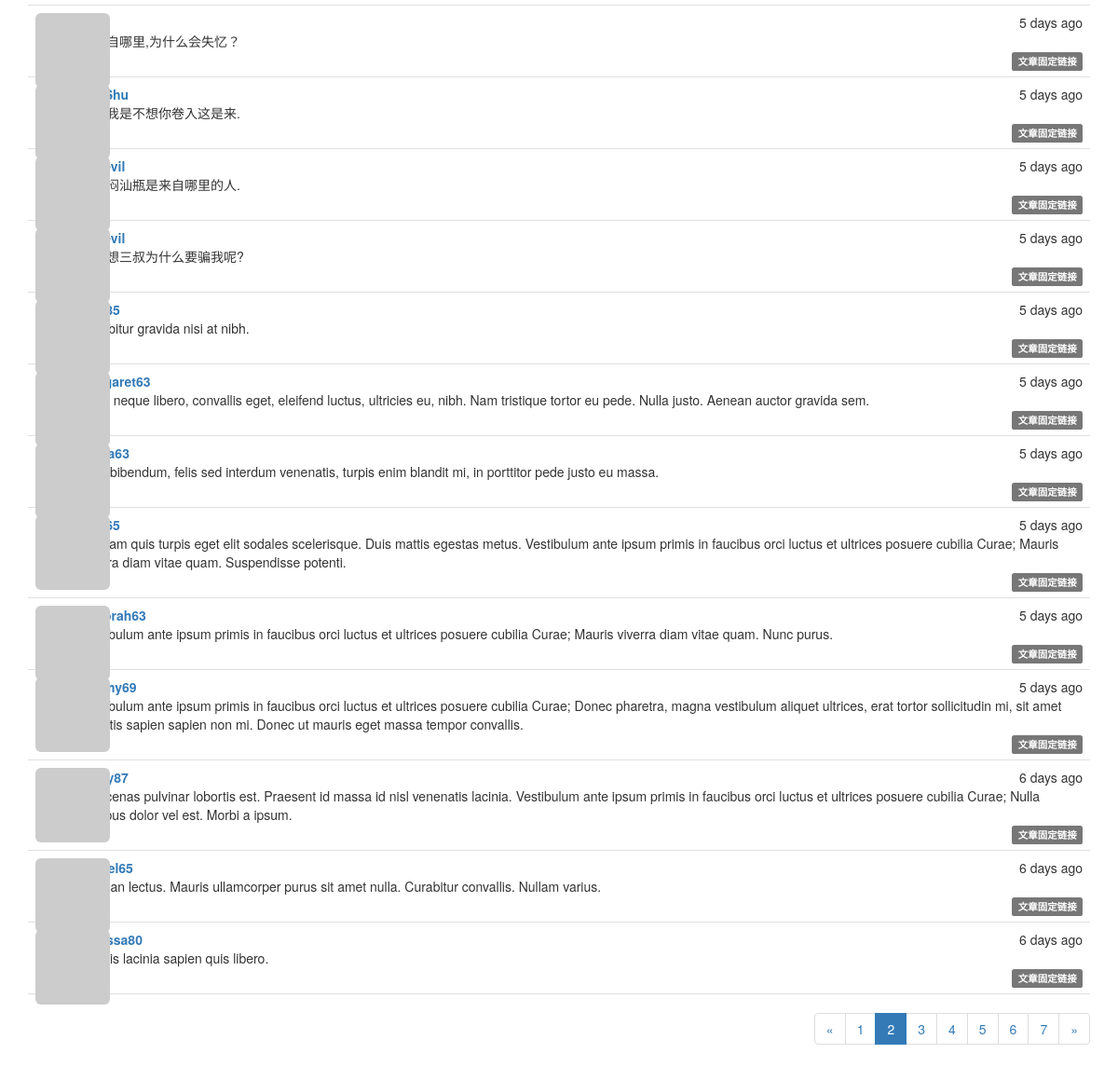
Page /?page=2 (lower part) on the earlier database version.
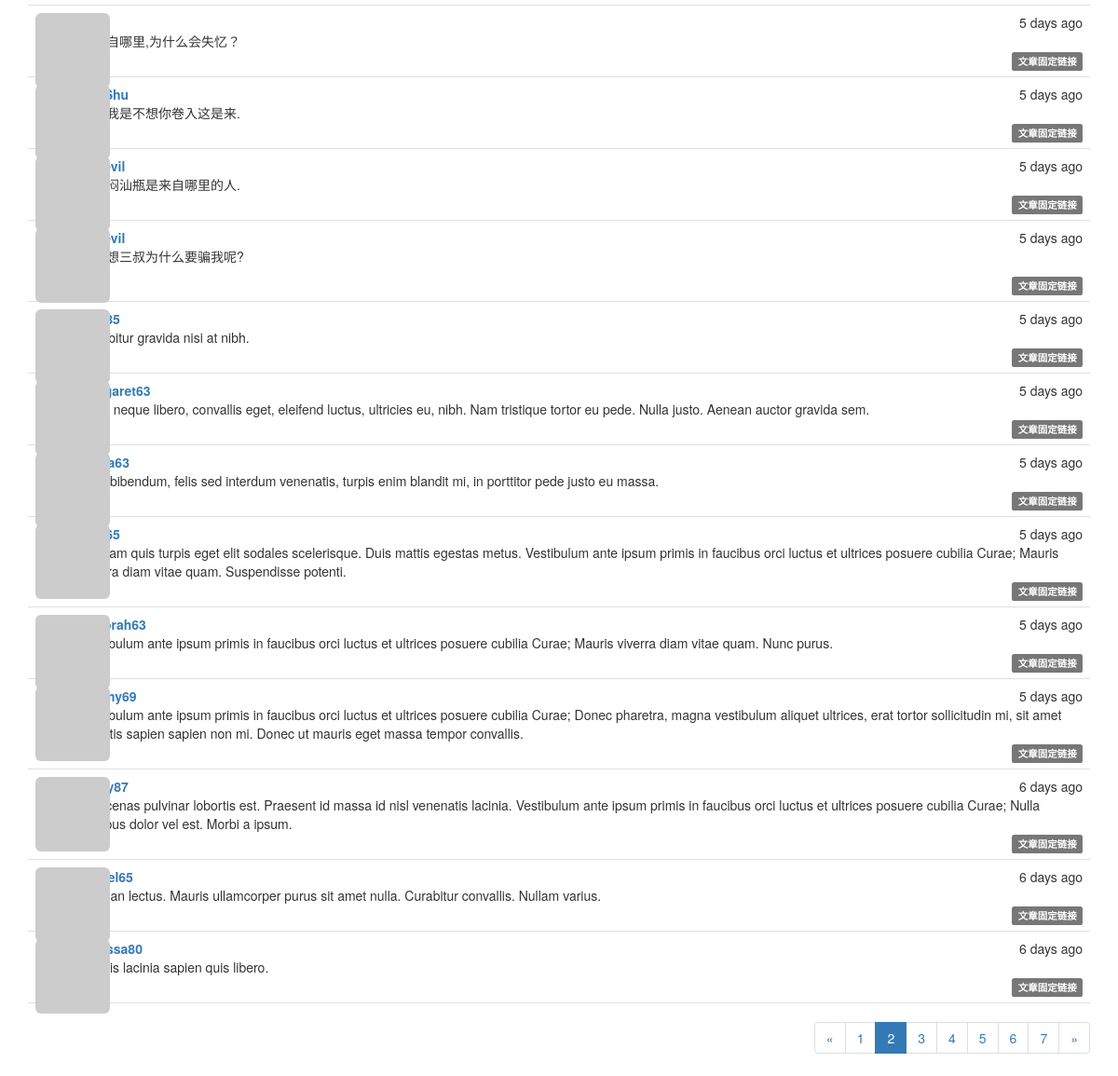
Same page on the later database version.
### app/models.py (models this page shows, shortened)
class Post(db.Model):
              __tablename__ = 'posts'  #表名: posts
              id = db.Column(db.Integer, primary_key=True)  #列名： 文章id
              body = db.Column(db.Text)                     #列名:  文章内容
              timestamp = db.Column(db.DateTime, index=True, default=datetime.utcnow) #列名：时间戳
              author_id = db.Column(db.Integer, db.ForeignKey('users.id'))     #作者id 链接到users表的id
              body_html = db.Column(db.Text)      #列名: 博客文章HTML代码缓存（处理Markdown文本）
              ''' 使用: python manage.py shell
                        Post.generate_fake(100)
              '''

class User(UserMixin, db.Model):
              __tablename__ = 'users'                                       #表名 users
              id = db.Column(db.Integer, primary_key=True)                  #列名 id
              email = db.Column(db.String(64), unique=True, index=True)     #列名 email （用户使用电子邮件进行登录）
              username = db.Column(db.String(64), unique=True, index=True)  #列名 username
              role_id = db.Column(db.Integer, db.ForeignKey('roles.id'))
              password_hash = db.Column(db.String(128))                     #列名: 密码哈希散列
              confirmed = db.Column(db.Boolean, default=False)              #列名: 注册用户确认 (1表示已验证, 0表示没有验证)
              name = db.Column(db.String(64))                               #列名: 真实姓名
              location = db.Column(db.String(64))                           #列名: 所在地
              about_me = db.Column(db.Text())                               #列名: 自我介绍
              member_since = db.Column(db.DateTime(), default=datetime.utcnow)  #列名: 注册日期
              last_seen = db.Column(db.DateTime(), default=datetime.utcnow)     #列名: 最后访问日期
              avatar_hash = db.Column(db.String(32))  #Gravatar头像生成的MD5值
              posts = db.relationship('Post', backref='author', lazy='dynamic') #外链到posts文章表
              @property  #@property作用是将方法函数变成了属性
              def password(self):
                            '''  password的只读属性(如果试图读取password属性的值,则会返回错误)  '''
                            raise AttributeError('password is not a readable attribute')
              def gravatar(self, size=100, default='identicon', rating='g'):
                            if request.is_secure:
                                          url = 'https://secure.gravatar.com/avatar'
                            else:
                                          url = 'http://www.gravatar.com/avatar'
                            hash = self.avatar_hash or hashlib.md5(self.email.encode('utf-8')).hexdigest()
                            return '{url}/{hash}?s={size}&d={default}&r={rating}'.format(url=url, hash=hash, size=size, default=default, rating=rating)
              ''' 使用: python manage.py shell
                       User.generate_fake(100)
              '''

### app/main/views.py (the view)
@main.route('/', methods=['GET', 'POST'])
def index():
    form = PostForm()
    if current_user.can(Permission.WRITE_ARTICLES) and form.validate_on_submit():
        post = Post(body=form.body.data, author=current_user._get_current_object())
        db.session.add(post)
        return redirect(url_for('.index'))
    page = request.args.get('page', 1, type=int)
    pagination = Post.query.order_by(Post.timestamp.desc()).paginate(page, per_page=current_app.config['FLASKY_POSTS_PER_PAGE'], error_out=False)
    posts = pagination.items
    return render_template('index.html', form=form, posts=posts, pagination=pagination)

### app/auth/views.py (called while the page is built)
@auth.before_app_request
def before_request():
              ''' 2.更新已登录用户的访问时间 '''
              if current_user.is_authenticated():
                            current_user.ping()   #更新已登录用户的访问时间
                            if not current_user.confirmed \
                               and request.endpoint[:5] != 'auth.' \
                               and request.endpoint != 'static':
                                          return redirect(url_for('auth.unconfirmed'))

### app/main/__init__.py (called while the page is built)
@main.app_context_processor
def inject_permissions():
              return dict(Permission=Permission)

### app/models.py (called while the page is built)
              def can(self, permissions):
                            return False

              def is_administrator(self):
                            return False

### app/templates/index.html (shortened to what this page needs)
{% extends "base.html" %}
{% import "bootstrap/wtf.html" as wtf %}
{% import "_macros.html" as macros %}
{% block page_content %}
{% include '_posts.html' %}
{% if pagination %}
<div class="pagination">
    {{ macros.pagination_widget(pagination, '.index') }}
</div>
{% endif %}
{% endblock %}

### app/templates/base.html (shortened to what this page needs)
{%  extends "bootstrap/base.html" %}
{% block head %}
{{ super() }}
<link rel="stylesheet" type="text/css" href="{{ url_for('static', filename='styles.css') }}">
{% endblock %}
{% block content %}
<div class="container">
              {% block page_content %} {%  endblock %}
</div>
{% endblock %}

### app/templates/_macros.html
{% macro pagination_widget(pagination, endpoint) %}
<ul class="pagination">
    <li{% if not pagination.has_prev %} class="disabled"{% endif %}>
        <a href="{% if pagination.has_prev %}{{ url_for(endpoint, page=pagination.prev_num, **kwargs) }}{% else %}#{% endif %}">
            &laquo;
        </a>
    </li>
    {% for p in pagination.iter_pages() %}
        {% if p %}
            {% if p == pagination.page %}
            <li class="active">
                <a href="{{ url_for(endpoint, page = p, **kwargs) }}">{{ p }}</a>
            </li>
            {% else %}
            <li>
                <a href="{{ url_for(endpoint, page = p, **kwargs) }}">{{ p }}</a>
            </li>
            {% endif %}
        {% else %}
        <li class="disabled"><a href="#">&hellip;</a></li>
        {% endif %}
    {% endfor %}
    <li{% if not pagination.has_next %} class="disabled"{% endif %}>
        <a href="{% if pagination.has_next %}{{ url_for(endpoint, page=pagination.next_num, **kwargs) }}{% else %}#{% endif %}">
            &raquo;
        </a>
    </li>
</ul>
{% endmacro %}

### app/templates/_posts.html (shortened to what this page needs)
<ul class="posts">
{% for post in posts %}
<li class="post">
   <div class="post-thumbnail">
      <a href="{{ url_for('.user', username=post.author.username) }}">
      <img class="img-rounded profile-thumbnail" src="{{ post.author.gravatar(size=40) }}">
      </a>
   </div>
  <div class="post-content">
    <div class="post-date">{{ moment(post.timestamp).fromNow() }}</div>
    <div class="post-author"><a href="{{ url_for('.user', username=post.author.username) }}">{{ post.author.username }}</a></div>
    <div class="post-body">
    {% if post.body_html %}
        {{ post.body_html | safe }}
    {% else %}
        {{ post.body }}
    {% endif %}
    </div>
    <div class="post-footer">
    <a href="{{ url_for('.post', id=post.id) }}">
    <span class="label label-default">文章固定链接</span>
    </a>
    </div>
  </div>
</li>
{% endfor %}
</ul>

### app/static/styles.css (style rules this page uses)
.profile-thumbnail { position: absolute; }
ul.posts { list-style-type: none; padding: 0px; margin: 16px 0px 0px 0px; border-top: 1px solid #e0e0e0; }
ul.posts li.post { padding: 8px; border-bottom: 1px solid #e0e0e0; }
div.post-date { float: right; }
div.post-author { font-weight: bold; }
div.post-thumbnail { position: absolute; }
div.post-content { margin-left: 48px; min-height: 48px; }
div.post-footer { text-align: right; }
div.pagination { width: 100%; text-align: right; padding: 0px; margin: 0px; }

Differences in the rows shown:
changed Post "我在想三叔为什么要骗我呢?": body_html (not shown) → "我在想三叔为什么要骗我呢?"; body "我在想三叔为什么要骗我呢?" → (not shown)
